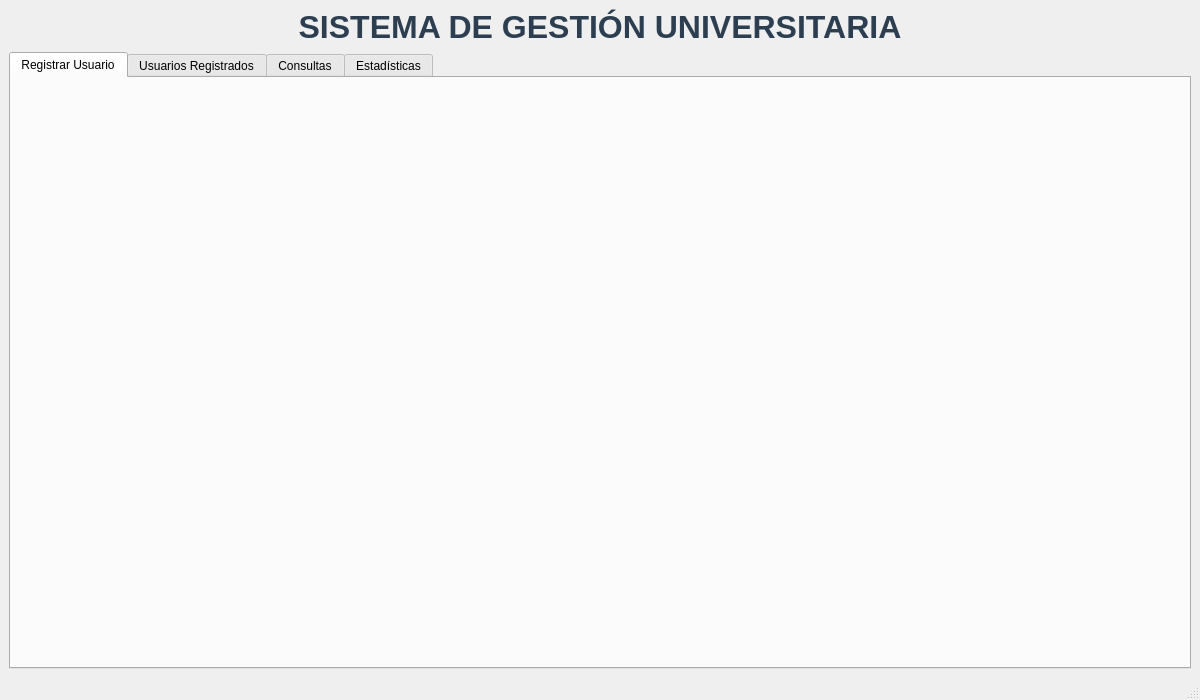
<?xml version="1.0" encoding="UTF-8"?>
<ui version="4.0">
 <class>MainWindow</class>
 <widget class="QMainWindow" name="MainWindow">
  <property name="geometry">
   <rect>
    <x>0</x>
    <y>0</y>
    <width>1200</width>
    <height>700</height>
   </rect>
  </property>
  <property name="windowTitle">
   <string>Sistema de Gestión Universitaria</string>
  </property>
  <widget class="QWidget" name="centralwidget">
   <layout class="QVBoxLayout" name="verticalLayout">
    <item>
     <widget class="QLabel" name="labelTitulo">
      <property name="text">
       <string>&lt;html&gt;&lt;head/&gt;&lt;body&gt;&lt;p align=&quot;center&quot;&gt;&lt;span style=&quot; font-size:24pt; font-weight:600; color:#2c3e50;&quot;&gt;SISTEMA DE GESTIÓN UNIVERSITARIA&lt;/span&gt;&lt;/p&gt;&lt;/body&gt;&lt;/html&gt;</string>
      </property>
      <property name="alignment">
       <set>Qt::AlignCenter</set>
      </property>
     </widget>
    </item>
    <item>
     <widget class="QTabWidget" name="tabWidget">
      <property name="currentIndex">
       <number>0</number>
      </property>
      <widget class="QWidget" name="tabRegistro">
       <attribute name="title">
        <string>Registrar Usuario</string>
       </attribute>
      </widget>
      <widget class="QWidget" name="tabUsuarios">
       <attribute name="title">
        <string>Usuarios Registrados</string>
       </attribute>
      </widget>
      <widget class="QWidget" name="tabConsultas">
       <attribute name="title">
        <string>Consultas</string>
       </attribute>
      </widget>
      <widget class="QWidget" name="tabEstadisticas">
       <attribute name="title">
        <string>Estadísticas</string>
       </attribute>
      </widget>
     </widget>
    </item>
   </layout>
  </widget>
  <widget class="QStatusBar" name="statusbar"/>
 </widget>
 <resources/>
 <connections/>
</ui>
